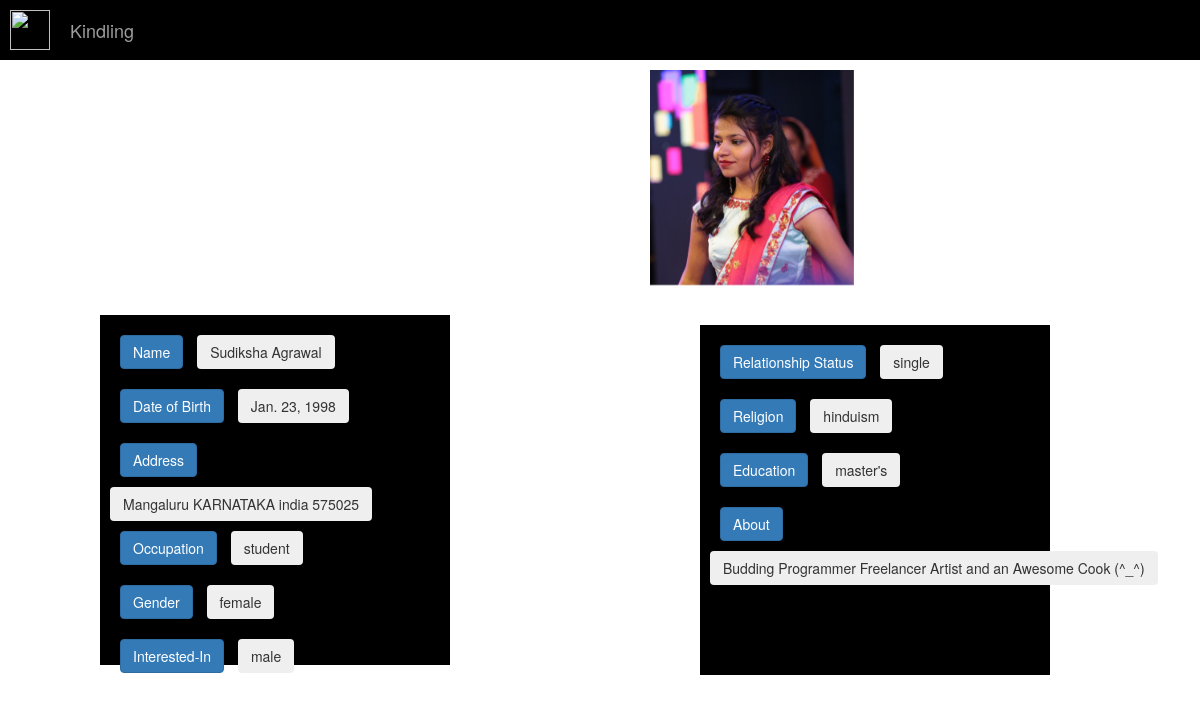
Screenshot of /profile/sudiksha with the database file from the repository.
### kindling/models.py (models this page shows, shortened)
class EntrySignup(models.Model):
    uname=models.CharField(max_length=122, primary_key=True)
    psw=models.CharField(max_length=122)
    fname=models.CharField(max_length=122)
    lname=models.CharField(max_length=122)
    country=models.CharField(max_length=122)
    city=models.CharField(max_length=50)
    state=models.CharField(max_length=100)
    zipp=models.IntegerField()
    gender=models.CharField(max_length=10)
    interested_in=models.CharField(max_length=10)
    marital_status=models.CharField(max_length=15)
    religion=models.CharField(max_length=20)
    occupation=models.CharField(max_length=30)
    education_status=models.CharField(max_length=20)
    subject=models.TextField()
    dob=models.DateField()
    dp = models.ImageField(upload_to='media', blank=True, null=True, verbose_name="", default='img.jpg')

### kindling/views.py (the view)
# urls.py: path("profile/<str:pk_test>",views.profile, name="profile"),
def profile(request, pk_test):
    user=EntrySignup.objects.get(uname=pk_test)
    return render(request, 'profile.html', {'userprofile' : user})

### template/profile.html (shortened to what this page needs)
{% extends 'base.html' %}
{% block body %}
<nav class="navbar navbar-inverse navbar-fixed-top" >
  <div class="container-fluid" >
    <a class="navbar-brand" href="#">
      <img src="https://i.postimg.cc/YqtBSLfG/psyche-revived-by-cupid-s-kiss-clip-art-cupid.jpg" width="40" height="40"
        alt="" loading="lazy">
    </a>
    <div class="navbar-header">
      <a class="navbar-brand" href="index">Kindling</a>
    </div>
    </div>
</nav>
{% block content %}
<img src="{{ userprofile.dp.url }}" alt="Avatar" class="image" style="height:40%; width:17%; margin-top: 70px; margin-left: 650px; opacity: 1; ">
<br>
<div class="buttonset1">
<button type="button" class="btn btn-primary" style="margin: 10px;">Name</button>   <button type="button" class="btn btn-secondary">{{userprofile.fname}} {{userprofile.lname}}</button>
<br>
<button type="button" class="btn btn-primary" style="margin: 10px;">Date of Birth</button>  <button type="button" class="btn btn-secondary">{{userprofile.dob}}</button>
<br>
<button type="button" class="btn btn-primary" style="margin: 10px;">Address</button>  <button type="button" class="btn btn-secondary">{{userprofile.city}} {{userprofile.state}} {{userprofile.country}} {{userprofile.zipp}}<br>
</button>
<br>
<button type="button" class="btn btn-primary" style="margin: 10px;">Occupation</button>  <button type="button" class="btn btn-secondary">{{userprofile.occupation}}<br>
</button>
<br>
<button type="button" class="btn btn-primary" style="margin: 10px;">Gender</button>  <button type="button" class="btn btn-secondary">{{userprofile.gender}}<br>
</button>
<br>
<button type="button" class="btn btn-primary" style="margin: 10px;">Interested-In</button>  <button type="button" class="btn btn-secondary">{{userprofile.interested_in}}<br>
</button>
</div>
<br>
<div class="buttonset2">
<button type="button" class="btn btn-primary" style="margin: 10px;">Relationship Status</button>  <button type="button" class="btn btn-secondary">{{userprofile.marital_status}}<br>
</button>
<br>
<button type="button" class="btn btn-primary" style="margin: 10px;">Religion</button>  <button type="button" class="btn btn-secondary">{{userprofile.religion}}<br>
</button>
<br>
<button type="button" class="btn btn-primary" style="margin: 10px;">Education</button>  <button type="button" class="btn btn-secondary">{{userprofile.education_status}}<br>
</button>
<br>
<button type="button" class="btn btn-primary" style="margin: 10px;">About</button>  <button type="button" class="btn btn-secondary">{{userprofile.subject}}<br>
</button>
</div>
{% endblock content %}
{% endblock body %}

### static/sudi.css (style rules this page uses)
.image { opacity: 0.3; display: block; transition: .5s ease; backface-visibility: hidden; }
.navbar, .navbar-inverse { border-radius: 0; border: 0; }
.container-fluid { background-color: #000000 }
.navbar-brand { padding-left: 10px; padding-bottom: 10px; padding-top: 10px; padding-right: 10px; }
.navbar-header { padding-left: 15px; padding-top: 10px; height:60px; width: 600px; }

### rows the page displays
EntrySignup: dp (picture), fname "Sudiksha", lname "Agrawal", dob "Jan. 23, 1998", city "Mangaluru", state "KARNATAKA", country "india", zipp "575025", occupation "student", gender "female", interested_in "male", marital_status "single", religion "hinduism", education_status "master's", subject "Budding Programmer Freelancer Artist and an Awesome Cook (^_^)"
